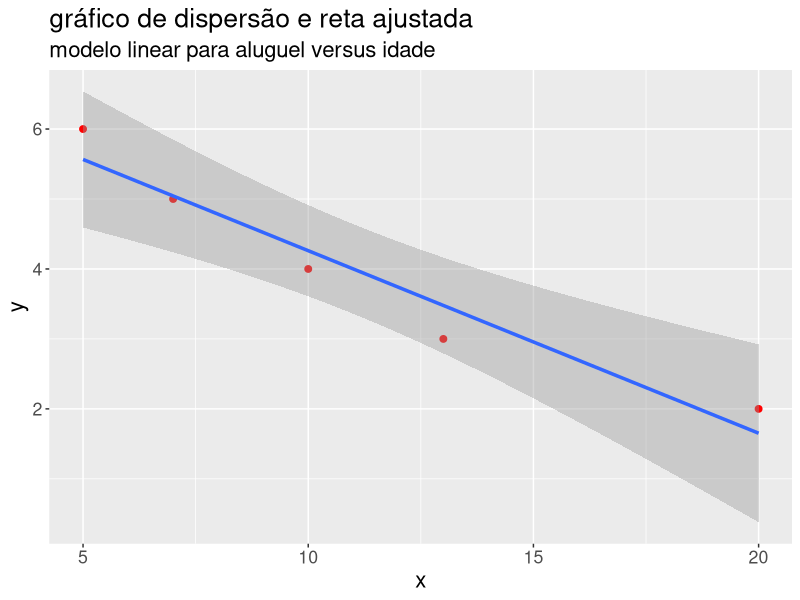
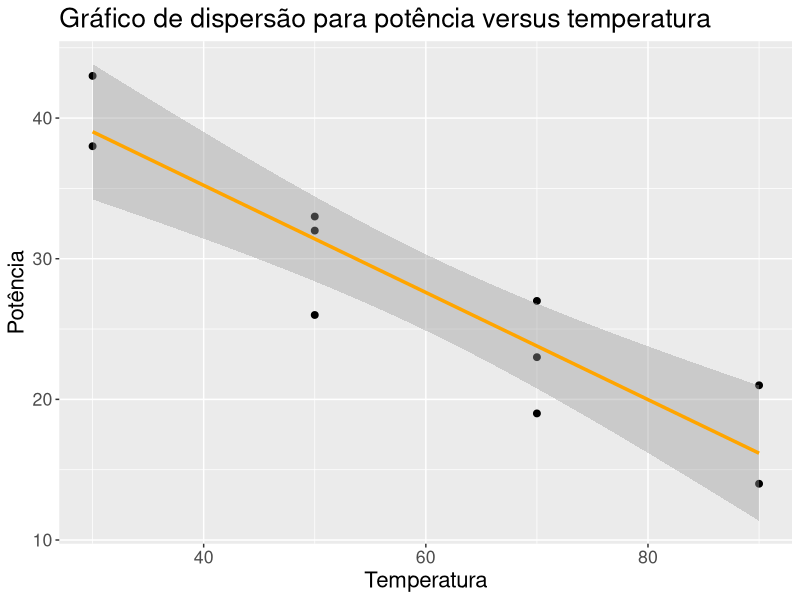
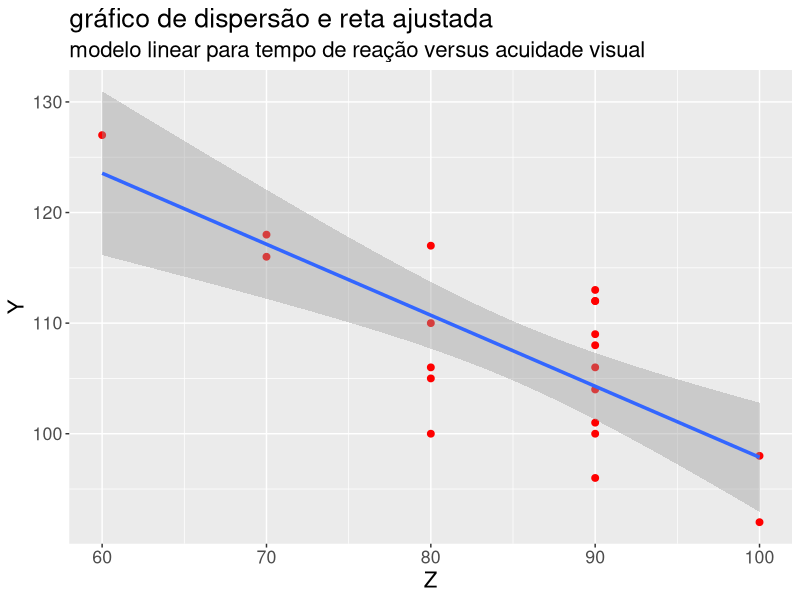
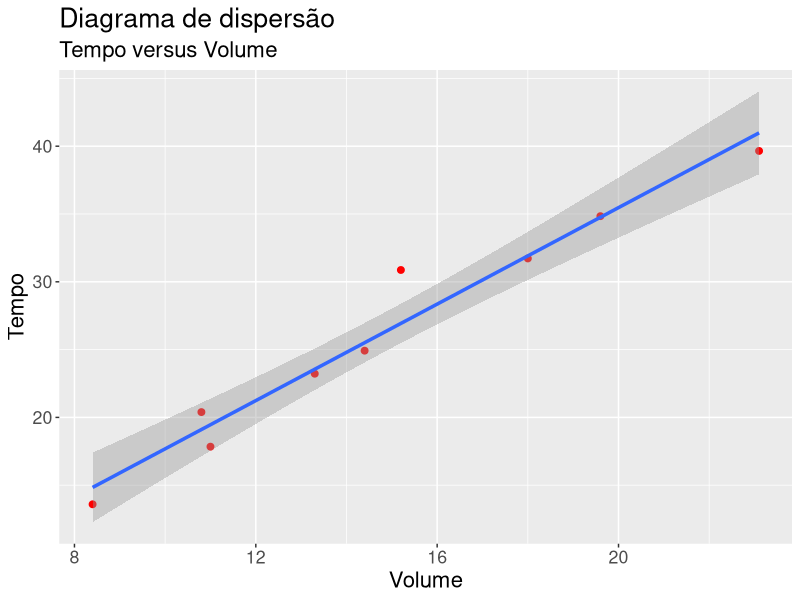

Recreate these plots in R, in order.
## ---- chunk 1
knitr::opts_chunk$set(echo = TRUE)
## ---- chunk 2
library(dplyr)
library(ggplot2)
library(readxl)
library(combinat)
library(kableExtra)
## ---- chunk 3
dados = read_excel("exemplo-15.1.xlsx")
## ---- chunk 4
x = dados$X
y = dados$Y
n = nrow(dados)
## ---- chunk 5
beta_hat = (sum(x*y) - n*mean(x)*mean(y))/(sum(x^2) - n*mean(x)^2)
alpha_hat = mean(y) - beta_hat*mean(x)

alpha_hat
beta_hat
## ---- chunk 6
lm(formula = Y ~ X, dados) %>% 
  summary()
## ---- chunk 7
modelo = lm(formula = Z ~ X, dados)
modelo$coefficients
## ---- chunk 8
kable(data.frame(individuo = dados$indivíduo, X = dados$X, Z = dados$Z, e = modelo$residuals)) %>%
  kable_styling(
    full_width = F,
    bootstrap_options = c("striped", "hover", "condensed", "responsive")
  )
## ---- chunk 9
dados = data.frame(
  x = c(10, 13, 5, 7, 20),
  y = c(4, 3, 6, 5, 2)
)
## ---- chunk 10
modelo = lm(formula = y ~ x, dados)
modelo$coefficients
## ---- chunk 11
ggplot(aes(x, y), data = dados) +
  geom_point(size = 2, color = "red") +
  stat_smooth(formula = y ~ x, method = "lm", size = 1.2) + 
  labs(
    title = "gráfico de dispersão e reta ajustada",
    subtitle = "modelo linear para aluguel versus idade"
  ) + 
  theme(text = element_text(size = 16))
## ---- chunk 12
dados = data.frame(
  Pot = c(38, 43, 32, 26, 33, 19, 27, 23, 14, 21),
  Temp = c(30, 30, 50, 50, 50, 70, 70, 70, 90, 90)
)
## ---- chunk 13
ggplot(aes(x = Temp, y = Pot), data = dados) + 
  geom_point(size = 2, col = "black") + 
  geom_smooth(formula = y ~ x, size = 1.2, col = "orange", method = "lm") +
  labs(
    title = "Gráfico de dispersão para potência versus temperatura",
    x = "Temperatura",
    y = "Potência"
  ) + 
  theme(text = element_text(size = 16))
## ---- chunk 14
modelo = lm(formula = Pot ~ Temp, data = dados)

modelo$coefficients
## ---- chunk 15
dados = read_excel("exemplo-15.1.xlsx")
## ---- chunk 16
ggplot(aes(Z, Y), data = dados) +
  geom_point(size = 2, color = "red") +
  stat_smooth(formula = y ~ x, method = "lm", size = 1.2) + 
  labs(
    title = "gráfico de dispersão e reta ajustada",
    subtitle = "modelo linear para tempo de reação versus acuidade visual"
  ) + 
  theme(text = element_text(size = 16))
## ---- chunk 17
modelo = lm(formula = Y ~ Z, data = dados)

modelo$coefficients
## ---- chunk 18
dados = read_excel("exemplo-15.1.xlsx")
## ---- chunk 19
tabela = anova(lm(formula = Z ~ X, dados))
tabela
## ---- chunk 20
n = nrow(dados)
S2 = sum(tabela$`Sum Sq`)/(n-1)
S2
Se2 = tabela$`Sum Sq`[2]/(n-2)
Se2
## ---- chunk 21
rsq = tabela$`Sum Sq`[1]/sum(tabela$`Sum Sq`)
rsq
## ---- chunk 22
dados = data.frame(
  tempo = c(10.8, 14.4, 19.6, 18, 8.4, 15.2, 11, 13.3, 23.1),
  volume = c(20.39, 24.92, 34.84, 31.72, 13.59, 30.87, 17.84, 23.22, 39.65)
)
## ---- chunk 23
ggplot(aes(x = tempo, y = volume), data = dados) + 
  geom_point(size = 2, color = "red") + 
  stat_smooth(formula = y ~ x, method = "lm", size = 1.2) +
  labs(
    x = "Volume",
    y = "Tempo",
    title = "Diagrama de dispersão",
    subtitle = "Tempo versus Volume"
  ) + 
  theme(text = element_text(size = 16))
## ---- chunk 24
lm(formula = tempo ~ volume, data = dados)
## ---- chunk 25
tabela = anova(lm(formula = tempo ~ volume, data = dados))
tabela
## ---- chunk 26
n = nrow(dados)
S2 = sum(tabela$`Sum Sq`)/(n-1)
S2
Se2 = tabela$`Sum Sq`[2]/(n-2)
Se2
## ---- chunk 27
rsq = tabela$`Sum Sq`[1]/sum(tabela$`Sum Sq`)
rsq
## ---- chunk 28
dados = data.frame(
  x = c(10, 13, 5, 7, 20),
  y = c(4, 3, 6, 5, 2)
)
## ---- chunk 29
tabela = anova(lm(formula = y ~ x, dados))
tabela
## ---- chunk 30
rsq = tabela$`Sum Sq`[1]/sum(tabela$`Sum Sq`)
rsq
## ---- chunk 31
dados = data.frame(
  Pot = c(38, 43, 32, 26, 33, 19, 27, 23, 14, 21),
  Temp = c(30, 30, 50, 50, 50, 70, 70, 70, 90, 90)
)
## ---- chunk 32
tabela = anova(lm(formula = Pot ~ Temp, dados))
tabela
## ---- chunk 33
rsq = tabela$`Sum Sq`[1]/sum(tabela$`Sum Sq`)
rsq
## ---- chunk 34
lm(formula = Pot ~ Temp, dados)
## ---- chunk 35
dados = read_excel("exemplo-15.1.xlsx")
## ---- chunk 36
tabela = anova(lm(formula = Y ~ Z, data = dados))
tabela
## ---- chunk 37
rsq = tabela$`Sum Sq`[1]/sum(tabela$`Sum Sq`)
rsq
